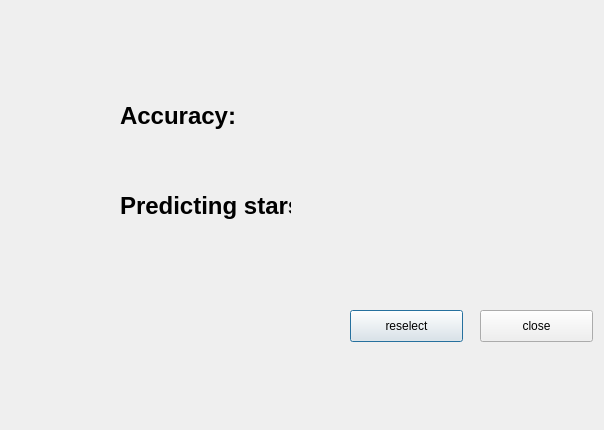
<?xml version="1.0" encoding="UTF-8"?>
<ui version="4.0">
 <class>Dialog</class>
 <widget class="QDialog" name="Dialog">
  <property name="geometry">
   <rect>
    <x>0</x>
    <y>0</y>
    <width>604</width>
    <height>430</height>
   </rect>
  </property>
  <property name="windowTitle">
   <string>Dialog</string>
  </property>
  <widget class="QPushButton" name="reselectPushButton">
   <property name="geometry">
    <rect>
     <x>350</x>
     <y>310</y>
     <width>113</width>
     <height>32</height>
    </rect>
   </property>
   <property name="text">
    <string>reselect</string>
   </property>
  </widget>
  <widget class="QPushButton" name="close">
   <property name="geometry">
    <rect>
     <x>480</x>
     <y>310</y>
     <width>113</width>
     <height>32</height>
    </rect>
   </property>
   <property name="text">
    <string>close</string>
   </property>
  </widget>
  <widget class="QLabel" name="label">
   <property name="geometry">
    <rect>
     <x>120</x>
     <y>90</y>
     <width>171</width>
     <height>51</height>
    </rect>
   </property>
   <property name="font">
    <font>
     <pointsize>18</pointsize>
     <weight>75</weight>
     <bold>true</bold>
    </font>
   </property>
   <property name="text">
    <string>Accuracy:</string>
   </property>
  </widget>
  <widget class="QLabel" name="label_2">
   <property name="geometry">
    <rect>
     <x>120</x>
     <y>180</y>
     <width>171</width>
     <height>51</height>
    </rect>
   </property>
   <property name="font">
    <font>
     <pointsize>18</pointsize>
     <weight>75</weight>
     <bold>true</bold>
    </font>
   </property>
   <property name="text">
    <string>Predicting stars:</string>
   </property>
  </widget>
  <widget class="QLabel" name="accuracy">
   <property name="geometry">
    <rect>
     <x>340</x>
     <y>90</y>
     <width>171</width>
     <height>51</height>
    </rect>
   </property>
   <property name="font">
    <font>
     <pointsize>18</pointsize>
     <weight>75</weight>
     <bold>true</bold>
    </font>
   </property>
   <property name="text">
    <string/>
   </property>
  </widget>
  <widget class="QLabel" name="predicting_stars">
   <property name="geometry">
    <rect>
     <x>340</x>
     <y>180</y>
     <width>171</width>
     <height>51</height>
    </rect>
   </property>
   <property name="font">
    <font>
     <pointsize>18</pointsize>
     <weight>75</weight>
     <bold>true</bold>
    </font>
   </property>
   <property name="text">
    <string/>
   </property>
  </widget>
 </widget>
 <resources/>
 <connections/>
</ui>
